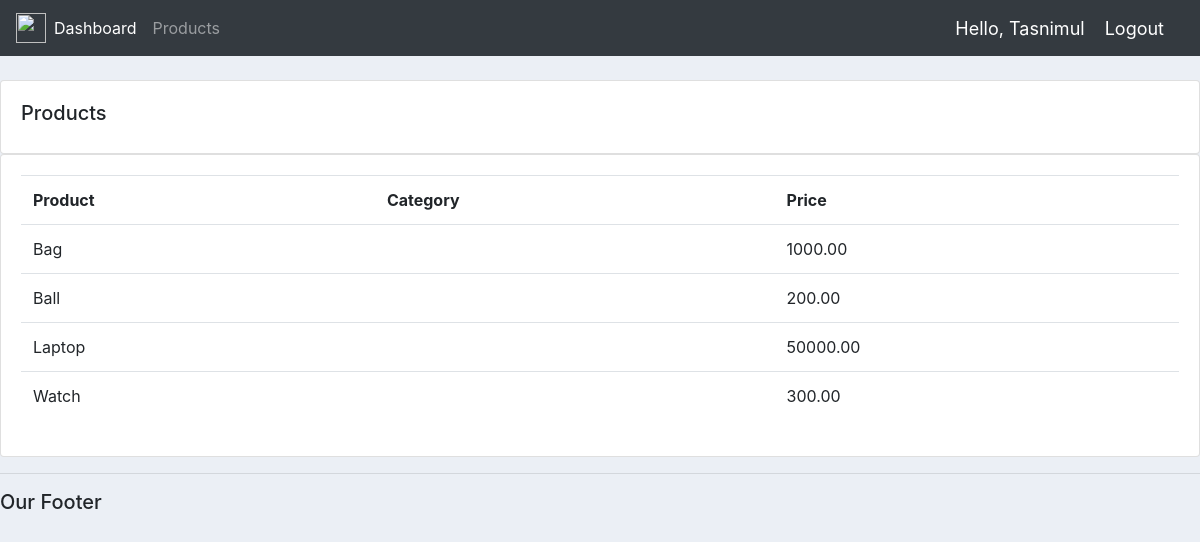
The page /products/ (signed in) on the database its author committed.
### accounts/models.py (models this page shows, shortened)
class Product(models.Model):
    CATEGORY = (
        ('indoor', 'Indoor'),
        ('outdoor', 'Outdoor')
    )
    name = models.CharField(max_length=200, null=True)
    price = models.DecimalField(max_digits=7, decimal_places=2, null=True)
    category = models.CharField(max_length=200, null=True, choices=CATEGORY)
    description = models.CharField(max_length=200, null=True)
    date_created = models.DateTimeField(auto_now_add=True,null=True, blank=True)
    tags = models.ManyToManyField(Tag)

### accounts/decorators.py (the view)
        def wrapper_func(request, *args, **kwargs):
            group = None
            if request.user.groups.exists():
                group = request.user.groups.all()[0].name
            if group in allowed_roles:
                return view_func(request, *args, **kwargs)
            else:
                return HttpResponse('You are not authorized to view this page')

### accounts/views.py (called while the page is built)
@login_required(login_url='loginPage')
@allowed_users(allowed_roles=['admin'])
def products(request):
    products = Product.objects.all()
    return render(request, 'accounts/products.html',{'products':products})

### accounts/templates/accounts/products.html
{% extends 'accounts/main.html' %}
{%block content%}
		<br>
		<div class="row">
			<div class="col-md">
				<div class="card card-body">
					<h5>Products</h5>
				</div>
				<div class="card card-body">
					<table class="table">
						<tr>
							<th>Product</th>
							<th>Category</th>
							<th>Price</th>
						</tr>
						{% for i in products%}
							<tr>
								<td>{{i.name}}</td>
								<td>{{i.catagory}}</td>
								<td>{{i.price}}</td>
							</tr>
						{% endfor %}
					</table>
				</div>
			</div>
		</div>
{%endblock content%}

### accounts/templates/accounts/navbar.html (shortened to what this page needs)
{%load static%}
<nav class="navbar navbar-expand-lg navbar-dark bg-dark">
    <img src="{%static 'images/app-store.png'%}">
    <div class="collapse navbar-collapse" id="navbarNav">
      <ul class="navbar-nav">
        {% if request.user.is_staff %}
        <li class="nav-item active">
          <a class="nav-link" href="{% url 'home' %}">Dashboard</a>
        </li>
        <li class="nav-item">
          <a class="nav-link" href="{%url 'products'%}">Products</a>
        </li>
        {%else%}
        <li class="nav-item">
          <a class="nav-link" href="{%url 'account'%}">Settings</a>
        </li>
        {% endif %}
      </ul>
    </div>
      <span class="hello-msg">Hello, {{request.user}}</span>
      <span ><a class="hello-msg" href="{% url 'logoutPage' %}">Logout</a></span>
  </nav>

### static/css/main.css (style rules this page uses)
img { height: 30px; width: 30px; }
body { background-color: #ebeff5; }

### accounts/templates/accounts/navbar.html (style rules this page uses)
.hello-msg { font-size: 18px; color: #fff; margin-right: 20px }

### rows shown on the page
Product: name "Bag", price "1000.00"
Product: name "Ball", price "200.00"
Product: name "Laptop", price "50000.00"
Product: name "Watch", price "300.00"

### other values the page prints
{{ request.user }} "Tasnimul"
